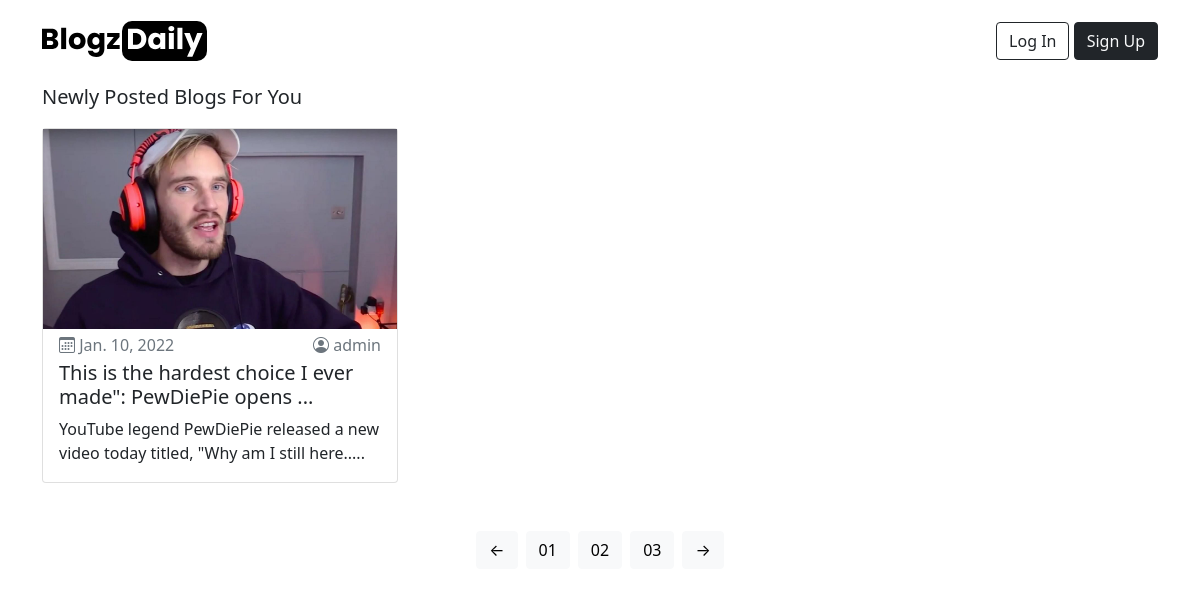
The app's page /blogs/ with its own data.
### app_blog/models.py (models this page shows, shortened)
class Blog(models.Model):
    author = models.ForeignKey(User, on_delete=models.CASCADE, related_name='blog_author')
    title = models.CharField(max_length=150, verbose_name='Insert Title')
    sub_title = models.CharField(max_length=264, verbose_name='Insert Sub-title', default='')
    slug = models.SlugField(max_length=264, unique=True)
    content = models.TextField(verbose_name='Blog Content')
    image = models.ImageField(upload_to='blogs', verbose_name='Image')
    published = models.DateTimeField(auto_now_add=True)
    edited = models.DateTimeField(auto_now=True)
    class Meta:
        ordering = ['-published',]

### app_blog/views.py (the view)
# urls.py: path('', views.BlogList.as_view(), name='blogs'),
class BlogList(ListView):
    context_object_name = 'blogs'
    model = Blog
    template_name = 'app_blog/all_blogs.html'

### app_blog/templatetags/custom_filters.py (called while the page is built)
def value_range(value,range):
    if len(value) > range:
        return value[0:range-3]+'...'
    else:
        return value

### templates/app_blog/all_blogs.html (shortened to what this page needs)
{% extends 'base.html' %}
{% load custom_filters %}
{% load static %}
{% block body_block %}
<main class="blog-grid-page">
    <div class="container">
        <p class='lead'>Newly Posted Blogs For You</p>
        <div class="row mt-2">
            {% for blog in blogs %}
            <div class="col-md-4 mb-4">
                <div class="card" style="height:355px">
                    <div class="overflow-hidden" style="height:200px">
                        <a href="{% url 'app_blog:blog' slug=blog.slug %}">
                        <img class="img-fluid"
                            {% if blog.blog_image == "" %}
                                src="{% static '/images/empty.jpg' %}"
                            {% else %}
                                src="/media/{{blog.image}}"
                            {% endif %}
                        alt=""></a>
                    </div>
                    <div class="px-3 py-1">
                        <p class="d-flex justify-content-between mb-1 text-secondary">
                            <span><i class="bi bi-calendar3"></i> {{blog.published|date}}</span>
                            <span><i class="bi bi-person-circle"></i> {{blog.author}}</span>
                        </p>
                        <h5>{{blog.title|value_range:60}}</h5>
                        <p class="mb-0">{{blog.content|value_range:85}}</p>
                    </div>
                </div>
            </div>
            {% endfor %}
        </div>
        <div class="row">
            <div class="col-12 pb-5 mb-5">
                    <nav class="d-flex align-items-center justify-content-center my-4">
                        <a class="btn btn-light mx-1" href="#">&larr;</a>
                        <a class="btn btn-light mx-1" href="#">01</a>
                        <a class="btn btn-light mx-1" href="#">02</a>
                        <a class="btn btn-light mx-1" href="#">03</a>
                        <a class="btn btn-light mx-1" href="#">&rarr;</a>
                    </nav>
            </div>
        </div>
    </div>
</main>
{% endblock  %}

### records on screen
Blog: image (picture), published "Jan. 10, 2022", author "admin", title|value_range "This is the hardest choice I ever made\": PewDiePie opens ...", content|value_range "YouTube legend PewDiePie released a new video today titled, \"Why am I still here....."
